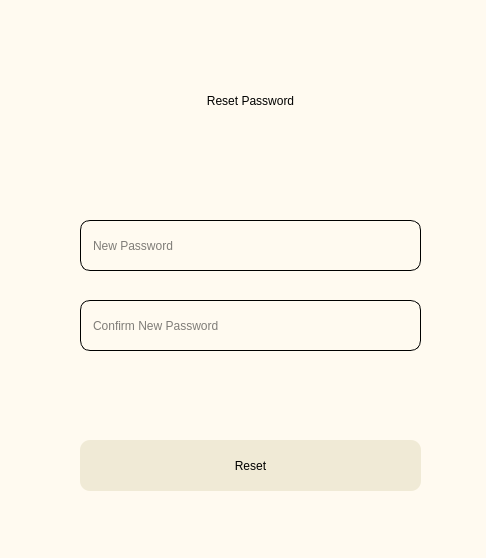
<?xml version="1.0" encoding="UTF-8"?>
<ui version="4.0">
 <class>Dialog</class>
 <widget class="QDialog" name="Dialog">
  <property name="geometry">
   <rect>
    <x>0</x>
    <y>0</y>
    <width>486</width>
    <height>558</height>
   </rect>
  </property>
  <property name="minimumSize">
   <size>
    <width>486</width>
    <height>558</height>
   </size>
  </property>
  <property name="maximumSize">
   <size>
    <width>486</width>
    <height>558</height>
   </size>
  </property>
  <property name="windowTitle">
   <string>Dialog</string>
  </property>
  <widget class="QWidget" name="bgwidget" native="true">
   <property name="geometry">
    <rect>
     <x>0</x>
     <y>0</y>
     <width>486</width>
     <height>558</height>
    </rect>
   </property>
   <property name="minimumSize">
    <size>
     <width>486</width>
     <height>558</height>
    </size>
   </property>
   <property name="maximumSize">
    <size>
     <width>486</width>
     <height>558</height>
    </size>
   </property>
   <widget class="QStackedWidget" name="stack">
    <property name="geometry">
     <rect>
      <x>0</x>
      <y>0</y>
      <width>486</width>
      <height>558</height>
     </rect>
    </property>
    <property name="minimumSize">
     <size>
      <width>486</width>
      <height>558</height>
     </size>
    </property>
    <property name="maximumSize">
     <size>
      <width>486</width>
      <height>558</height>
     </size>
    </property>
    <property name="styleSheet">
     <string notr="true">background-color:#FFFAF0;
</string>
    </property>
    <property name="currentIndex">
     <number>5</number>
    </property>
    <widget class="QWidget" name="startup">
     <widget class="QLabel" name="textlabel">
      <property name="geometry">
       <rect>
        <x>50</x>
        <y>150</y>
        <width>391</width>
        <height>41</height>
       </rect>
      </property>
      <property name="minimumSize">
       <size>
        <width>391</width>
        <height>41</height>
       </size>
      </property>
      <property name="maximumSize">
       <size>
        <width>391</width>
        <height>41</height>
       </size>
      </property>
      <property name="styleSheet">
       <string notr="true">font: 16pt &quot;MS Shell Dlg 2&quot;;
color:rgb(0,0,0);</string>
      </property>
      <property name="text">
       <string>Login or register a new account</string>
      </property>
      <property name="alignment">
       <set>Qt::AlignCenter</set>
      </property>
     </widget>
     <widget class="QLabel" name="welcomelabel">
      <property name="geometry">
       <rect>
        <x>120</x>
        <y>70</y>
        <width>251</width>
        <height>61</height>
       </rect>
      </property>
      <property name="minimumSize">
       <size>
        <width>251</width>
        <height>61</height>
       </size>
      </property>
      <property name="maximumSize">
       <size>
        <width>251</width>
        <height>61</height>
       </size>
      </property>
      <property name="styleSheet">
       <string notr="true">font: 36pt &quot;MS Shell Dlg 2&quot;;
color:rgb(0,0,0);</string>
      </property>
      <property name="text">
       <string>Welcome</string>
      </property>
      <property name="alignment">
       <set>Qt::AlignCenter</set>
      </property>
     </widget>
     <widget class="QPushButton" name="login_startup">
      <property name="geometry">
       <rect>
        <x>80</x>
        <y>410</y>
        <width>341</width>
        <height>51</height>
       </rect>
      </property>
      <property name="sizePolicy">
       <sizepolicy hsizetype="Fixed" vsizetype="Fixed">
        <horstretch>0</horstretch>
        <verstretch>0</verstretch>
       </sizepolicy>
      </property>
      <property name="minimumSize">
       <size>
        <width>341</width>
        <height>51</height>
       </size>
      </property>
      <property name="maximumSize">
       <size>
        <width>341</width>
        <height>51</height>
       </size>
      </property>
      <property name="cursor">
       <cursorShape>PointingHandCursor</cursorShape>
      </property>
      <property name="styleSheet">
       <string notr="true">border-radius:10px;
background-color:rgb(240, 234, 214);
font: 18pt &quot;MS Shell Dlg 2&quot;;</string>
      </property>
      <property name="text">
       <string>Log in</string>
      </property>
     </widget>
     <widget class="QPushButton" name="register_startup">
      <property name="geometry">
       <rect>
        <x>80</x>
        <y>330</y>
        <width>341</width>
        <height>51</height>
       </rect>
      </property>
      <property name="sizePolicy">
       <sizepolicy hsizetype="Fixed" vsizetype="Fixed">
        <horstretch>0</horstretch>
        <verstretch>0</verstretch>
       </sizepolicy>
      </property>
      <property name="minimumSize">
       <size>
        <width>341</width>
        <height>51</height>
       </size>
      </property>
      <property name="maximumSize">
       <size>
        <width>341</width>
        <height>51</height>
       </size>
      </property>
      <property name="cursor">
       <cursorShape>PointingHandCursor</cursorShape>
      </property>
      <property name="styleSheet">
       <string notr="true">border-radius:10px;
background-color:rgb(240, 234, 214);
font: 18pt &quot;MS Shell Dlg 2&quot;;</string>
      </property>
      <property name="text">
       <string>Register</string>
      </property>
     </widget>
    </widget>
    <widget class="QWidget" name="signup">
     <widget class="QLabel" name="r_direct_l">
      <property name="geometry">
       <rect>
        <x>80</x>
        <y>410</y>
        <width>341</width>
        <height>31</height>
       </rect>
      </property>
      <property name="font">
       <font>
        <family>MS Shell Dlg 2</family>
        <pointsize>14</pointsize>
        <weight>50</weight>
        <italic>false</italic>
        <bold>false</bold>
       </font>
      </property>
      <property name="cursor">
       <cursorShape>PointingHandCursor</cursorShape>
      </property>
      <property name="styleSheet">
       <string notr="true">font: 14pt &quot;MS Shell Dlg 2&quot;;
color:rgb(0,0,0);</string>
      </property>
      <property name="text">
       <string>&lt;u&gt;Login instead?&lt;/u&gt;</string>
      </property>
      <property name="textFormat">
       <enum>Qt::MarkdownText</enum>
      </property>
     </widget>
     <widget class="QPushButton" name="register_button">
      <property name="geometry">
       <rect>
        <x>80</x>
        <y>490</y>
        <width>341</width>
        <height>51</height>
       </rect>
      </property>
      <property name="cursor">
       <cursorShape>PointingHandCursor</cursorShape>
      </property>
      <property name="styleSheet">
       <string notr="true">border-radius:10px;
background-color:rgb(240, 234, 214);
font: 18pt &quot;MS Shell Dlg 2&quot;;</string>
      </property>
      <property name="text">
       <string>Register</string>
      </property>
     </widget>
     <widget class="QLabel" name="registerlabel">
      <property name="geometry">
       <rect>
        <x>140</x>
        <y>20</y>
        <width>211</width>
        <height>71</height>
       </rect>
      </property>
      <property name="styleSheet">
       <string notr="true">font: 36pt &quot;MS Shell Dlg 2&quot;;
color:rgb(0,0,0);</string>
      </property>
      <property name="text">
       <string>Register</string>
      </property>
      <property name="alignment">
       <set>Qt::AlignCenter</set>
      </property>
     </widget>
     <widget class="QLineEdit" name="pfield_register">
      <property name="geometry">
       <rect>
        <x>80</x>
        <y>290</y>
        <width>341</width>
        <height>51</height>
       </rect>
      </property>
      <property name="styleSheet">
       <string notr="true">background-color:rgba(0,0,0,0);
font: 14pt &quot;MS Shell Dlg 2&quot;;

background:#FFFAF0;
selection-background-color: black;
border-width: 1px; 
border-style: solid; 
border-color: black black black black; 
border-radius: 10px;
padding: 2 10px;
</string>
      </property>
      <property name="placeholderText">
       <string>Password</string>
      </property>
     </widget>
     <widget class="QLineEdit" name="efield_register">
      <property name="geometry">
       <rect>
        <x>80</x>
        <y>160</y>
        <width>341</width>
        <height>51</height>
       </rect>
      </property>
      <property name="styleSheet">
       <string notr="true">background-color:rgba(0,0,0,0);
font: 14pt &quot;MS Shell Dlg 2&quot;;

background: #FFFAF0;
selection-background-color: black;
border-width: 1px; 
border-style: solid; 
border-color: black black black black; 
border-radius: 10px;
padding: 2 10px;
</string>
      </property>
      <property name="placeholderText">
       <string>Email</string>
      </property>
     </widget>
     <widget class="QLabel" name="error_register">
      <property name="geometry">
       <rect>
        <x>80</x>
        <y>460</y>
        <width>341</width>
        <height>31</height>
       </rect>
      </property>
      <property name="styleSheet">
       <string notr="true">font: 12pt &quot;MS Shell Dlg 2&quot;;
color:red;</string>
      </property>
      <property name="text">
       <string/>
      </property>
     </widget>
     <widget class="QLineEdit" name="ufield_register">
      <property name="geometry">
       <rect>
        <x>80</x>
        <y>220</y>
        <width>341</width>
        <height>51</height>
       </rect>
      </property>
      <property name="styleSheet">
       <string notr="true">background-color:rgba(0,0,0,0);
font: 14pt &quot;MS Shell Dlg 2&quot;;

background: #FFFAF0;
selection-background-color: black;
border-width: 1px; 
border-style: solid; 
border-color: black black black black; 
border-radius: 10px;
padding: 2 10px;
</string>
      </property>
      <property name="placeholderText">
       <string>Username</string>
      </property>
     </widget>
     <widget class="QLabel" name="text">
      <property name="geometry">
       <rect>
        <x>60</x>
        <y>90</y>
        <width>381</width>
        <height>41</height>
       </rect>
      </property>
      <property name="styleSheet">
       <string notr="true">font: 16pt &quot;MS Shell Dlg 2&quot;;
color:rgb(0,0,0);</string>
      </property>
      <property name="text">
       <string>Register a brand new account</string>
      </property>
      <property name="alignment">
       <set>Qt::AlignCenter</set>
      </property>
     </widget>
     <widget class="QLineEdit" name="cpfield_register">
      <property name="geometry">
       <rect>
        <x>80</x>
        <y>350</y>
        <width>341</width>
        <height>51</height>
       </rect>
      </property>
      <property name="styleSheet">
       <string notr="true">background-color:rgba(0,0,0,0);
font: 14pt &quot;MS Shell Dlg 2&quot;;

background: #FFFAF0;
selection-background-color: black;
border-width: 1px; 
border-style: solid; 
border-color: black black black black; 
border-radius: 10px;
padding: 2 10px;
</string>
      </property>
      <property name="placeholderText">
       <string>Confirm Password</string>
      </property>
     </widget>
    </widget>
    <widget class="QWidget" name="login">
     <widget class="QLabel" name="l_direct_f">
      <property name="geometry">
       <rect>
        <x>250</x>
        <y>340</y>
        <width>171</width>
        <height>31</height>
       </rect>
      </property>
      <property name="cursor">
       <cursorShape>PointingHandCursor</cursorShape>
      </property>
      <property name="styleSheet">
       <string notr="true">font: 14pt &quot;MS Shell Dlg 2&quot;;
color:rgb(0,0,0);</string>
      </property>
      <property name="text">
       <string>&lt;u&gt;Forgot Password?&lt;/u&gt;</string>
      </property>
      <property name="textFormat">
       <enum>Qt::MarkdownText</enum>
      </property>
      <property name="alignment">
       <set>Qt::AlignRight|Qt::AlignTrailing|Qt::AlignVCenter</set>
      </property>
     </widget>
     <widget class="QLabel" name="text_2">
      <property name="geometry">
       <rect>
        <x>50</x>
        <y>100</y>
        <width>391</width>
        <height>41</height>
       </rect>
      </property>
      <property name="styleSheet">
       <string notr="true">font: 16pt &quot;MS Shell Dlg 2&quot;;
color:rgb(0,0,0);</string>
      </property>
      <property name="text">
       <string>Sign in to your existing account</string>
      </property>
      <property name="alignment">
       <set>Qt::AlignCenter</set>
      </property>
     </widget>
     <widget class="QLabel" name="l_direct_r">
      <property name="enabled">
       <bool>true</bool>
      </property>
      <property name="geometry">
       <rect>
        <x>80</x>
        <y>340</y>
        <width>161</width>
        <height>31</height>
       </rect>
      </property>
      <property name="font">
       <font>
        <family>MS Shell Dlg 2</family>
        <pointsize>14</pointsize>
        <weight>50</weight>
        <italic>false</italic>
        <bold>false</bold>
       </font>
      </property>
      <property name="cursor">
       <cursorShape>PointingHandCursor</cursorShape>
      </property>
      <property name="styleSheet">
       <string notr="true">font: 14pt &quot;MS Shell Dlg 2&quot;;
color:rgb(0,0,0);</string>
      </property>
      <property name="text">
       <string>&lt;u&gt;Register instead?&lt;/u&gt;</string>
      </property>
      <property name="textFormat">
       <enum>Qt::MarkdownText</enum>
      </property>
      <property name="openExternalLinks">
       <bool>false</bool>
      </property>
     </widget>
     <widget class="QLineEdit" name="ufield_login">
      <property name="geometry">
       <rect>
        <x>80</x>
        <y>190</y>
        <width>341</width>
        <height>51</height>
       </rect>
      </property>
      <property name="styleSheet">
       <string notr="true">background-color:rgba(0,0,0,0);
font: 14pt &quot;MS Shell Dlg 2&quot;;

background:#FFFAF0;
selection-background-color: black;
border-width: 1px; 
border-style: solid; 
border-color: black black black black; 
border-radius: 10px;
padding: 2 10px;
</string>
      </property>
      <property name="text">
       <string/>
      </property>
      <property name="placeholderText">
       <string>Username/Email</string>
      </property>
     </widget>
     <widget class="QPushButton" name="login_button">
      <property name="geometry">
       <rect>
        <x>80</x>
        <y>420</y>
        <width>341</width>
        <height>51</height>
       </rect>
      </property>
      <property name="font">
       <font>
        <family>MS Shell Dlg 2</family>
        <pointsize>18</pointsize>
        <weight>50</weight>
        <italic>false</italic>
        <bold>false</bold>
       </font>
      </property>
      <property name="cursor">
       <cursorShape>PointingHandCursor</cursorShape>
      </property>
      <property name="styleSheet">
       <string notr="true">border-radius:10px;
background-color:rgb(240, 234, 214);
font: 18pt &quot;MS Shell Dlg 2&quot;;</string>
      </property>
      <property name="text">
       <string>Login</string>
      </property>
      <property name="checkable">
       <bool>false</bool>
      </property>
     </widget>
     <widget class="QLabel" name="loginlabel">
      <property name="geometry">
       <rect>
        <x>170</x>
        <y>30</y>
        <width>151</width>
        <height>71</height>
       </rect>
      </property>
      <property name="styleSheet">
       <string notr="true">font: 36pt &quot;MS Shell Dlg 2&quot;;
color:rgb(0,0,0);</string>
      </property>
      <property name="text">
       <string>Login</string>
      </property>
      <property name="alignment">
       <set>Qt::AlignCenter</set>
      </property>
     </widget>
     <widget class="QLineEdit" name="pfield_login">
      <property name="geometry">
       <rect>
        <x>80</x>
        <y>270</y>
        <width>341</width>
        <height>51</height>
       </rect>
      </property>
      <property name="styleSheet">
       <string notr="true">background-color:rgba(0,0,0,0);
font: 14pt &quot;MS Shell Dlg 2&quot;;

background: #FFFAF0;
selection-background-color: black;
border-width: 1px; 
border-style: solid; 
border-color: black black black black; 
border-radius: 10px;
padding: 2 10px;
</string>
      </property>
      <property name="placeholderText">
       <string>Password</string>
      </property>
     </widget>
     <widget class="QLabel" name="error_login">
      <property name="geometry">
       <rect>
        <x>80</x>
        <y>390</y>
        <width>341</width>
        <height>20</height>
       </rect>
      </property>
      <property name="styleSheet">
       <string notr="true">font: 12pt &quot;MS Shell Dlg 2&quot;; color:red;</string>
      </property>
      <property name="text">
       <string/>
      </property>
     </widget>
    </widget>
    <widget class="QWidget" name="forgotpswd">
     <widget class="QLabel" name="f_direct_l">
      <property name="geometry">
       <rect>
        <x>80</x>
        <y>340</y>
        <width>201</width>
        <height>31</height>
       </rect>
      </property>
      <property name="cursor">
       <cursorShape>PointingHandCursor</cursorShape>
      </property>
      <property name="styleSheet">
       <string notr="true">font: 14pt &quot;MS Shell Dlg 2&quot;;
color:rgb(0,0,0);</string>
      </property>
      <property name="text">
       <string>&lt;u&gt;Login instead?&lt;/u&gt;</string>
      </property>
     </widget>
     <widget class="QLabel" name="forgotpswdlabel">
      <property name="geometry">
       <rect>
        <x>70</x>
        <y>20</y>
        <width>361</width>
        <height>121</height>
       </rect>
      </property>
      <property name="styleSheet">
       <string notr="true">font: 36pt &quot;MS Shell Dlg 2&quot;;
color:rgb(0,0,0);</string>
      </property>
      <property name="text">
       <string>Forgot Password</string>
      </property>
      <property name="alignment">
       <set>Qt::AlignCenter</set>
      </property>
     </widget>
     <widget class="QLineEdit" name="efield_forgot">
      <property name="geometry">
       <rect>
        <x>80</x>
        <y>240</y>
        <width>341</width>
        <height>51</height>
       </rect>
      </property>
      <property name="styleSheet">
       <string notr="true">background-color:rgba(0,0,0,0);
font: 14pt &quot;MS Shell Dlg 2&quot;;

background: #FFFAF0;
selection-background-color: black;
border-width: 1px; 
border-style: solid; 
border-color: black black black black; 
border-radius: 10px;
padding: 2 10px;
</string>
      </property>
      <property name="placeholderText">
       <string>Email</string>
      </property>
     </widget>
     <widget class="QLabel" name="f_direct_r">
      <property name="geometry">
       <rect>
        <x>80</x>
        <y>300</y>
        <width>191</width>
        <height>31</height>
       </rect>
      </property>
      <property name="cursor">
       <cursorShape>PointingHandCursor</cursorShape>
      </property>
      <property name="styleSheet">
       <string notr="true">font: 14pt &quot;MS Shell Dlg 2&quot;;
color:rgb(0,0,0);</string>
      </property>
      <property name="text">
       <string>&lt;u&gt;Register instead?&lt;/u&gt;</string>
      </property>
     </widget>
     <widget class="QPushButton" name="forgot_button">
      <property name="geometry">
       <rect>
        <x>80</x>
        <y>390</y>
        <width>341</width>
        <height>51</height>
       </rect>
      </property>
      <property name="cursor">
       <cursorShape>PointingHandCursor</cursorShape>
      </property>
      <property name="styleSheet">
       <string notr="true">border-radius:10px;
background-color:rgb(240, 234, 214);
font: 18pt &quot;MS Shell Dlg 2&quot;;</string>
      </property>
      <property name="text">
       <string>Send Mail</string>
      </property>
     </widget>
     <widget class="QLabel" name="text_3">
      <property name="geometry">
       <rect>
        <x>50</x>
        <y>140</y>
        <width>391</width>
        <height>71</height>
       </rect>
      </property>
      <property name="styleSheet">
       <string notr="true">font: 16pt &quot;MS Shell Dlg 2&quot;;
color:rgb(0,0,0);</string>
      </property>
      <property name="text">
       <string>Tell us your email.
Trust us.</string>
      </property>
      <property name="alignment">
       <set>Qt::AlignCenter</set>
      </property>
      <property name="wordWrap">
       <bool>true</bool>
      </property>
     </widget>
     <widget class="QLabel" name="error_forgot">
      <property name="geometry">
       <rect>
        <x>80</x>
        <y>460</y>
        <width>341</width>
        <height>71</height>
       </rect>
      </property>
      <property name="styleSheet">
       <string notr="true">font: 12pt &quot;MS Shell Dlg 2&quot;; color:red;</string>
      </property>
      <property name="text">
       <string/>
      </property>
     </widget>
    </widget>
    <widget class="QWidget" name="otp">
     <widget class="QLabel" name="sendagain">
      <property name="geometry">
       <rect>
        <x>240</x>
        <y>310</y>
        <width>181</width>
        <height>31</height>
       </rect>
      </property>
      <property name="cursor">
       <cursorShape>PointingHandCursor</cursorShape>
      </property>
      <property name="styleSheet">
       <string notr="true">font: 14pt &quot;MS Shell Dlg 2&quot;;
color:rgb(0,0,0);</string>
      </property>
      <property name="text">
       <string>&lt;u&gt;Send Again&lt;/u&gt;</string>
      </property>
      <property name="textFormat">
       <enum>Qt::MarkdownText</enum>
      </property>
      <property name="alignment">
       <set>Qt::AlignRight|Qt::AlignTrailing|Qt::AlignVCenter</set>
      </property>
     </widget>
     <widget class="QLabel" name="text_4">
      <property name="geometry">
       <rect>
        <x>50</x>
        <y>150</y>
        <width>391</width>
        <height>71</height>
       </rect>
      </property>
      <property name="styleSheet">
       <string notr="true">font: 16pt &quot;MS Shell Dlg 2&quot;;
color:rgb(0,0,0);</string>
      </property>
      <property name="text">
       <string>Enter the OTP sent to your email id</string>
      </property>
      <property name="alignment">
       <set>Qt::AlignCenter</set>
      </property>
      <property name="wordWrap">
       <bool>true</bool>
      </property>
     </widget>
     <widget class="QLabel" name="otp_2">
      <property name="geometry">
       <rect>
        <x>70</x>
        <y>30</y>
        <width>361</width>
        <height>121</height>
       </rect>
      </property>
      <property name="styleSheet">
       <string notr="true">font: 36pt &quot;MS Shell Dlg 2&quot;;
color:rgb(0,0,0);</string>
      </property>
      <property name="text">
       <string>OTP</string>
      </property>
      <property name="alignment">
       <set>Qt::AlignCenter</set>
      </property>
     </widget>
     <widget class="QLabel" name="error_otp">
      <property name="geometry">
       <rect>
        <x>80</x>
        <y>360</y>
        <width>341</width>
        <height>31</height>
       </rect>
      </property>
      <property name="styleSheet">
       <string notr="true">font: 12pt &quot;MS Shell Dlg 2&quot;; color:red;</string>
      </property>
      <property name="text">
       <string/>
      </property>
     </widget>
     <widget class="QPushButton" name="otp_button">
      <property name="geometry">
       <rect>
        <x>80</x>
        <y>400</y>
        <width>341</width>
        <height>51</height>
       </rect>
      </property>
      <property name="cursor">
       <cursorShape>PointingHandCursor</cursorShape>
      </property>
      <property name="styleSheet">
       <string notr="true">border-radius:10px;
background-color:rgb(240, 234, 214);
font: 18pt &quot;MS Shell Dlg 2&quot;;</string>
      </property>
      <property name="text">
       <string>Check OTP</string>
      </property>
     </widget>
     <widget class="QLabel" name="success_otp">
      <property name="geometry">
       <rect>
        <x>80</x>
        <y>470</y>
        <width>341</width>
        <height>31</height>
       </rect>
      </property>
      <property name="styleSheet">
       <string notr="true">font: 12pt &quot;MS Shell Dlg 2&quot;; color:green;</string>
      </property>
      <property name="text">
       <string/>
      </property>
     </widget>
     <widget class="QLineEdit" name="otp_field">
      <property name="geometry">
       <rect>
        <x>80</x>
        <y>250</y>
        <width>341</width>
        <height>51</height>
       </rect>
      </property>
      <property name="styleSheet">
       <string notr="true">background-color:rgba(0,0,0,0);
font: 14pt &quot;MS Shell Dlg 2&quot;;

background: #FFFAF0;
selection-background-color: black;
border-width: 1px; 
border-style: solid; 
border-color: black black black black; 
border-radius: 10px;
padding: 2 10px;
</string>
      </property>
      <property name="placeholderText">
       <string>OTP</string>
      </property>
     </widget>
    </widget>
    <widget class="QWidget" name="reset">
     <widget class="QLineEdit" name="pfield_reset">
      <property name="geometry">
       <rect>
        <x>80</x>
        <y>220</y>
        <width>341</width>
        <height>51</height>
       </rect>
      </property>
      <property name="styleSheet">
       <string notr="true">background-color:rgba(0,0,0,0);
font: 14pt &quot;MS Shell Dlg 2&quot;;

background:#FFFAF0;
selection-background-color: black;
border-width: 1px; 
border-style: solid; 
border-color: black black black black; 
border-radius: 10px;
padding: 2 10px;
</string>
      </property>
      <property name="placeholderText">
       <string>New Password</string>
      </property>
     </widget>
     <widget class="QLabel" name="error_reset">
      <property name="geometry">
       <rect>
        <x>80</x>
        <y>400</y>
        <width>341</width>
        <height>31</height>
       </rect>
      </property>
      <property name="styleSheet">
       <string notr="true">font: 12pt &quot;MS Shell Dlg 2&quot;; color:red;</string>
      </property>
      <property name="text">
       <string/>
      </property>
     </widget>
     <widget class="QPushButton" name="reset_button">
      <property name="geometry">
       <rect>
        <x>80</x>
        <y>440</y>
        <width>341</width>
        <height>51</height>
       </rect>
      </property>
      <property name="cursor">
       <cursorShape>PointingHandCursor</cursorShape>
      </property>
      <property name="styleSheet">
       <string notr="true">border-radius:10px;
background-color:rgb(240, 234, 214);
font: 18pt &quot;MS Shell Dlg 2&quot;;</string>
      </property>
      <property name="text">
       <string>Reset</string>
      </property>
     </widget>
     <widget class="QLabel" name="resetlabel">
      <property name="geometry">
       <rect>
        <x>70</x>
        <y>40</y>
        <width>361</width>
        <height>121</height>
       </rect>
      </property>
      <property name="styleSheet">
       <string notr="true">font: 36pt &quot;MS Shell Dlg 2&quot;;
color:rgb(0,0,0);</string>
      </property>
      <property name="text">
       <string>Reset Password</string>
      </property>
      <property name="alignment">
       <set>Qt::AlignCenter</set>
      </property>
     </widget>
     <widget class="QLineEdit" name="cpfield_reset">
      <property name="geometry">
       <rect>
        <x>80</x>
        <y>300</y>
        <width>341</width>
        <height>51</height>
       </rect>
      </property>
      <property name="styleSheet">
       <string notr="true">background-color:rgba(0,0,0,0);
font: 14pt &quot;MS Shell Dlg 2&quot;;

background: #FFFAF0;
selection-background-color: black;
border-width: 1px; 
border-style: solid; 
border-color: black black black black; 
border-radius: 10px;
padding: 2 10px;
</string>
      </property>
      <property name="placeholderText">
       <string>Confirm New Password</string>
      </property>
     </widget>
    </widget>
   </widget>
  </widget>
 </widget>
 <tabstops>
  <tabstop>register_startup</tabstop>
  <tabstop>login_startup</tabstop>
  <tabstop>efield_register</tabstop>
  <tabstop>ufield_register</tabstop>
  <tabstop>pfield_register</tabstop>
  <tabstop>cpfield_register</tabstop>
  <tabstop>register_button</tabstop>
  <tabstop>ufield_login</tabstop>
  <tabstop>pfield_login</tabstop>
  <tabstop>login_button</tabstop>
  <tabstop>efield_forgot</tabstop>
  <tabstop>forgot_button</tabstop>
  <tabstop>otp_field</tabstop>
  <tabstop>otp_button</tabstop>
  <tabstop>pfield_reset</tabstop>
  <tabstop>cpfield_reset</tabstop>
  <tabstop>reset_button</tabstop>
 </tabstops>
 <resources/>
 <connections/>
</ui>
